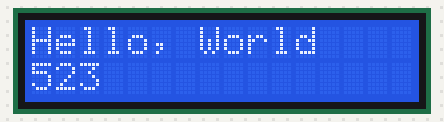
Bench run of a sketch on a simulated Arduino Uno, built with avr-gcc and run on an emulated ATmega328P. Shown: 16×2 character LCD.

Above: at 0.1 s.
At 1.6 s:
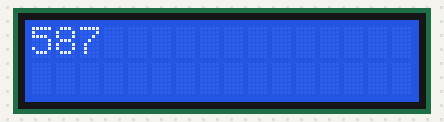
At 3.1 s:
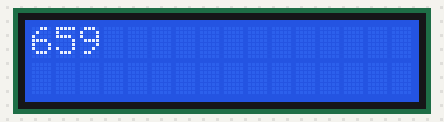
At 4.6 s:
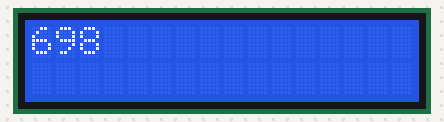
At 6.1 s:
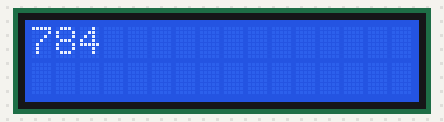
At 11.1 s:
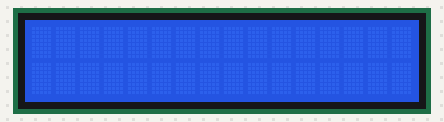

Measured:
- by itself, everything shown: repeats every 12.0 s, in 16 steps
- what the display in image 1 shows lasts 0.5 s, from 1.6 s to 2.1 s
- what the display in image 5 shows lasts 1.0 s, from 11.1 s to 12.1 s

The sketch:

lcdDisplay.ino
```cpp
#include <LiquidCrystal.h>
#include "pitches.h"

LiquidCrystal lcd(7, 8, 9, 10, 11, 12);

int melody[] = {NOTE_C5, NOTE_D5, NOTE_E5, NOTE_F5, NOTE_G5,
NOTE_A5, NOTE_B5, NOTE_C6};

void setup() {
    lcd.begin(16, 2);
    lcd.print("Hello, World");
}

void loop() {
  lcd.setCursor(0, 1);


  for(int note=0; note < 8; note++) {
    lcd.display();
    lcd.print(melody[note]);
    delay(500);
    lcd.noDisplay();
    lcd.clear();
    delay(1000);
  }
}
```

pitches.h
```cpp
/*************************************************
 * Public Constants
 *************************************************/

#define NOTE_B0  31
#define NOTE_C1  33
#define NOTE_CS1 35
#define NOTE_D1  37
#define NOTE_DS1 39
#define NOTE_E1  41
#define NOTE_F1  44
#define NOTE_FS1 46
#define NOTE_G1  49
#define NOTE_GS1 52
#define NOTE_A1  55
#define NOTE_AS1 58
#define NOTE_B1  62
#define NOTE_C2  65
#define NOTE_CS2 69
#define NOTE_D2  73
#define NOTE_DS2 78
#define NOTE_E2  82
#define NOTE_F2  87
#define NOTE_FS2 93
#define NOTE_G2  98
#define NOTE_GS2 104
#define NOTE_A2  110
#define NOTE_AS2 117
#define NOTE_B2  123
#define NOTE_C3  131
#define NOTE_CS3 139
#define NOTE_D3  147
#define NOTE_DS3 156
#define NOTE_E3  165
#define NOTE_F3  175
#define NOTE_FS3 185
#define NOTE_G3  196
#define NOTE_GS3 208
#define NOTE_A3  220
#define NOTE_AS3 233
#define NOTE_B3  247
#define NOTE_C4  262
#define NOTE_CS4 277
#define NOTE_D4  294
#define NOTE_DS4 311
#define NOTE_E4  330
#define NOTE_F4  349
#define NOTE_FS4 370
#define NOTE_G4  392
#define NOTE_GS4 415
#define NOTE_A4  440
#define NOTE_AS4 466
#define NOTE_B4  494
#define NOTE_C5  523
#define NOTE_CS5 554
#define NOTE_D5  587
#define NOTE_DS5 622
#define NOTE_E5  659
#define NOTE_F5  698
#define NOTE_FS5 740
#define NOTE_G5  784
#define NOTE_GS5 831
#define NOTE_A5  880
#define NOTE_AS5 932
#define NOTE_B5  988
#define NOTE_C6  1047
#define NOTE_CS6 1109
#define NOTE_D6  1175
#define NOTE_DS6 1245
#define NOTE_E6  1319
#define NOTE_F6  1397
#define NOTE_FS6 1480
#define NOTE_G6  1568
#define NOTE_GS6 1661
#define NOTE_A6  1760
#define NOTE_AS6 1865
#define NOTE_B6  1976
#define NOTE_C7  2093
#define NOTE_CS7 2217
#define NOTE_D7  2349
#define NOTE_DS7 2489
#define NOTE_E7  2637
#define NOTE_F7  2794
#define NOTE_FS7 2960
#define NOTE_G7  3136
#define NOTE_GS7 3322
#define NOTE_A7  3520
#define NOTE_AS7 3729
#define NOTE_B7  3951
#define NOTE_C8  4186
#define NOTE_CS8 4435
#define NOTE_D8  4699
#define NOTE_DS8 4978
```
